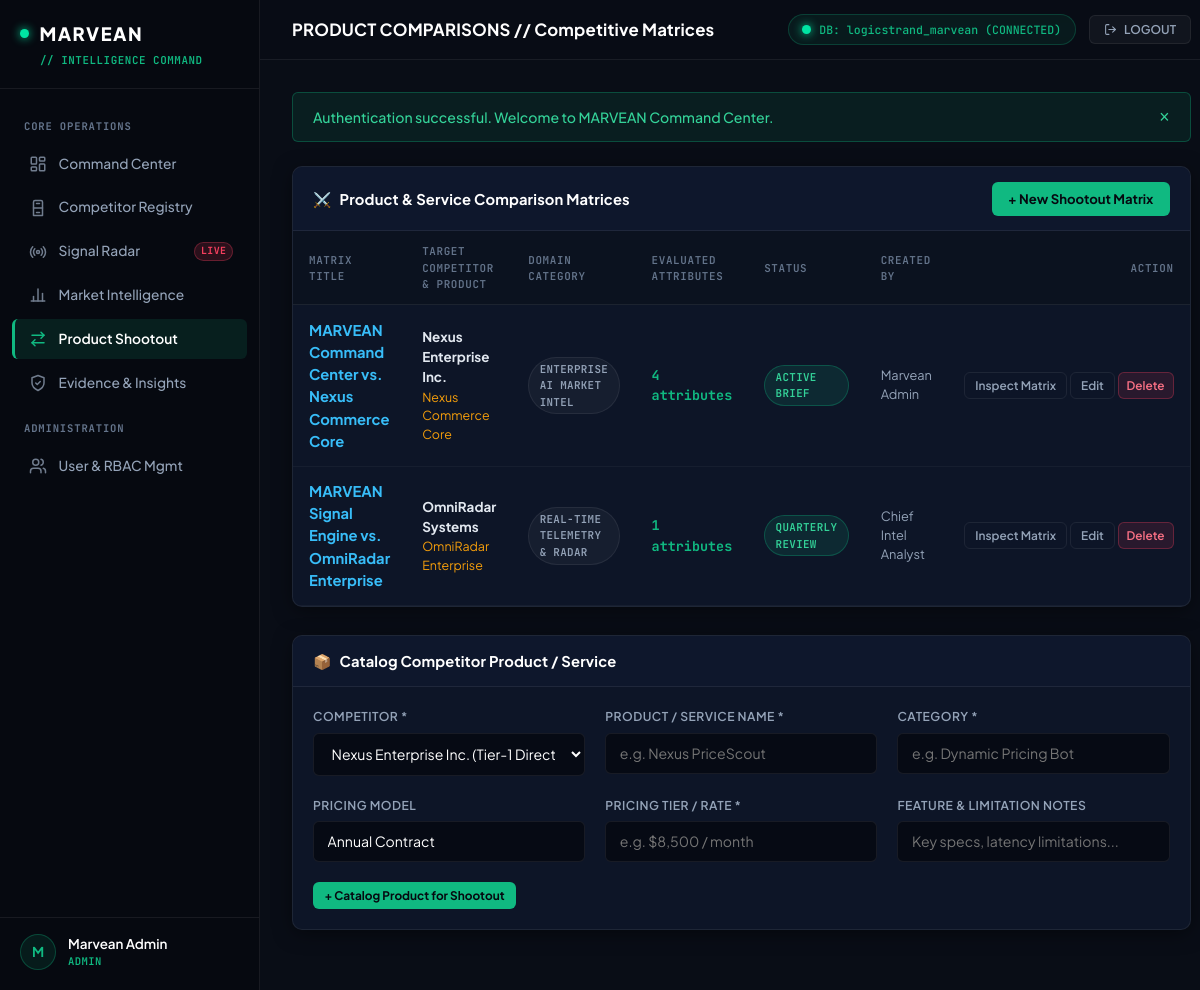
/product-comparisons (signed in), run on the app's committed database.
### tables this page shows
CREATE TABLE `product_comparisons` (
  `id` INT AUTO_INCREMENT PRIMARY KEY,
  `title` VARCHAR(200) NOT NULL,
  `target_product_id` INT NULL,
  `category` VARCHAR(100) NOT NULL,
  `status` ENUM('Active Brief', 'Quarterly Review', 'Archived') NOT NULL DEFAULT 'Active Brief',
  `notes` TEXT NULL,
  `created_by` INT NULL,
  `created_at` TIMESTAMP DEFAULT CURRENT_TIMESTAMP,
  `updated_at` TIMESTAMP DEFAULT CURRENT_TIMESTAMP ON UPDATE CURRENT_TIMESTAMP,
  CONSTRAINT `fk_pc_target_prod` FOREIGN KEY (`target_product_id`) REFERENCES `products`(`id`) ON DELETE SET NULL,
  CONSTRAINT `fk_pc_user` FOREIGN KEY (`created_by`) REFERENCES `users`(`id`) ON DELETE SET NULL
);

CREATE TABLE `competitors` (
  `id` INT AUTO_INCREMENT PRIMARY KEY,
  `name` VARCHAR(150) NOT NULL,
  `ticker` VARCHAR(20) NULL,
  `tier` ENUM('Tier-1 Direct', 'Tier-2 Emerging', 'Indirect Threat', 'Strategic Partner') NOT NULL DEFAULT 'Tier-1 Direct',
  `category` VARCHAR(100) NOT NULL,
  `website` VARCHAR(255) NULL,
  `market_cap` VARCHAR(50) NULL,
  `headquarters` VARCHAR(120) NULL,
  `threat_level` ENUM('Critical', 'High', 'Moderate', 'Low') NOT NULL DEFAULT 'High',
  `status` ENUM('Active Tracking', 'Under Audit', 'Archived') NOT NULL DEFAULT 'Active Tracking',
  `overview` TEXT NOT NULL,
  `created_by` INT NULL,
  `created_at` TIMESTAMP DEFAULT CURRENT_TIMESTAMP,
  `updated_at` TIMESTAMP DEFAULT CURRENT_TIMESTAMP ON UPDATE CURRENT_TIMESTAMP,
  CONSTRAINT `fk_comp_creator` FOREIGN KEY (`created_by`) REFERENCES `users`(`id`) ON DELETE SET NULL
);

CREATE TABLE `products` (
  `id` INT AUTO_INCREMENT PRIMARY KEY,
  `competitor_id` INT NOT NULL,
  `name` VARCHAR(150) NOT NULL,
  `category` VARCHAR(100) NOT NULL,
  `pricing_model` VARCHAR(100) NOT NULL DEFAULT 'Annual Contract / Seat',
  `pricing_tier` VARCHAR(100) NOT NULL DEFAULT '$5,000 / month',
  `status` ENUM('Active', 'Beta', 'Legacy', 'Deprecated') NOT NULL DEFAULT 'Active',
  `feature_summary` TEXT NOT NULL,
  `created_at` TIMESTAMP DEFAULT CURRENT_TIMESTAMP,
  `updated_at` TIMESTAMP DEFAULT CURRENT_TIMESTAMP ON UPDATE CURRENT_TIMESTAMP,
  CONSTRAINT `fk_prod_competitor` FOREIGN KEY (`competitor_id`) REFERENCES `competitors`(`id`) ON DELETE CASCADE
);

CREATE TABLE `users` (
  `id` INT AUTO_INCREMENT PRIMARY KEY,
  `name` VARCHAR(100) NOT NULL,
  `email` VARCHAR(150) NOT NULL UNIQUE,
  `password` VARCHAR(255) NOT NULL,
  `role` ENUM('admin', 'analyst', 'viewer') NOT NULL DEFAULT 'analyst',
  `status` ENUM('active', 'suspended') NOT NULL DEFAULT 'active',
  `last_login_at` DATETIME NULL,
  `created_at` TIMESTAMP DEFAULT CURRENT_TIMESTAMP,
  `updated_at` TIMESTAMP DEFAULT CURRENT_TIMESTAMP ON UPDATE CURRENT_TIMESTAMP
);

### views/product_comparisons/index.php (the view, shortened to what the rows shown need)
<div class="panel">
  <div class="panel-header">
    <div class="panel-title">
      <span>⚔️</span>
      <span>Product &amp; Service Comparison Matrices</span>
    </div>
    <div class="panel-actions">
      <a href="/product-comparisons/create" class="btn btn-teal">
        <span>+ New Shootout Matrix</span>
      </a>
    </div>
  </div>
  <div class="table-responsive">
    <table class="table" data-searchable-table>
      <thead>
        <tr>
          <th>Matrix Title</th>
          <th>Target Competitor &amp; Product</th>
          <th>Domain Category</th>
          <th>Evaluated Attributes</th>
          <th>Status</th>
          <th>Created By</th>
          <th style="text-align: right;">Action</th>
        </tr>
      </thead>
      <tbody>
        <?php if (empty($comparisons)): ?>
          <tr><td colspan="7" style="text-align: center; color: var(--text-muted); padding: 2rem;">No comparison shootouts configured.</td></tr>
        <?php else: ?>
          <?php foreach ($comparisons as $pc): ?>
            <tr>
              <td>
                <a href="/product-comparisons/<?= $pc['id'] ?>" style="font-weight: 700; font-size: 0.92rem;">
                  <?= htmlspecialchars($pc['title']) ?>
                </a>
              </td>
              <td>
                <?php if (!empty($pc['competitor_name'])): ?>
                  <strong><?= htmlspecialchars($pc['competitor_name']) ?></strong>
                  <div style="font-size: 0.78rem; color: var(--accent-yellow);">
                    <?= htmlspecialchars($pc['target_product_name'] ?? 'Product Suite') ?>
                  </div>
                <?php else: ?>
                  <span style="color: var(--text-muted);">Multi-Competitor Benchmark</span>
                <?php endif; ?>
              </td>
              <td><span class="badge badge-neutral"><?= htmlspecialchars($pc['category']) ?></span></td>
              <td style="font-family: var(--font-mono); font-weight: 700; color: var(--accent-teal);">
                <?= $pc['attributes_count'] ?> attributes
              </td>
              <td><span class="badge badge-verified"><?= htmlspecialchars($pc['status']) ?></span></td>
              <td style="font-size: 0.8rem; color: var(--text-muted);"><?= htmlspecialchars($pc['creator_name'] ?? 'Analyst') ?></td>
              <td style="text-align: right; white-space: nowrap;">
                <a href="/product-comparisons/<?= $pc['id'] ?>" class="btn btn-outline btn-sm">Inspect Matrix</a>
                <a href="/product-comparisons/<?= $pc['id'] ?>/edit" class="btn btn-outline btn-sm">Edit</a>
                <form method="POST" action="/product-comparisons/<?= $pc['id'] ?>/delete" style="display: inline-block; margin: 0;" data-confirm="Delete comparison matrix?">
                  <button type="submit" class="btn btn-red btn-sm" style="padding: 0.3rem 0.5rem;">Delete</button>
                </form>
              </td>
            </tr>
          <?php endforeach; ?>
        <?php endif; ?>
      </tbody>
    </table>
  </div>
</div>
<div class="panel">
  <div class="panel-header">
    <div class="panel-title">
      <span>📦</span>
      <span>Catalog Competitor Product / Service</span>
    </div>
  </div>
  <div class="panel-body">
    <form method="POST" action="/products">
      <div class="form-row">
        <div class="form-group">
          <label class="form-label">Competitor *</label>
          <select name="competitor_id" class="form-control" required>
            <?php foreach ($competitors as $c): ?>
              <option value="<?= $c['id'] ?>"><?= htmlspecialchars($c['name']) ?> (<?= htmlspecialchars($c['tier']) ?>)</option>
            <?php endforeach; ?>
          </select>
        </div>
        <div class="form-group">
          <label class="form-label">Product / Service Name *</label>
          <input type="text" name="name" class="form-control" placeholder="e.g. Nexus PriceScout" required>
        </div>
        <div class="form-group">
          <label class="form-label">Category *</label>
          <input type="text" name="category" class="form-control" placeholder="e.g. Dynamic Pricing Bot" required>
        </div>
      </div>
      <div class="form-row">
        <div class="form-group">
          <label class="form-label">Pricing Model</label>
          <input type="text" name="pricing_model" class="form-control" placeholder="e.g. Seat-based, Consumption, Annual Contract" value="Annual Contract">
        </div>
        <div class="form-group">
          <label class="form-label">Pricing Tier / Rate *</label>
          <input type="text" name="pricing_tier" class="form-control" placeholder="e.g. $8,500 / month" required>
        </div>
        <div class="form-group">
          <label class="form-label">Feature &amp; Limitation Notes</label>
          <input type="text" name="feature_summary" class="form-control" placeholder="Key specs, latency limitations...">
        </div>
      </div>
      <button type="submit" class="btn btn-teal btn-sm">+ Catalog Product for Shootout</button>
    </form>
  </div>
</div>

### app/Core/Router.php (shortened to what the rows shown need)
<?php
class Router {
    private array $routes = [];
    private function addRoute(string $method, string $path, array $handler, array $middlewares): void {
        $this->routes[] = [
            'method'      => $method,
            'path'        => rtrim($path, '/') ?: '/',
            'handler'     => $handler,
            'middlewares' => $middlewares
        ];
    }
    public function dispatch(): void {
        $method = $_SERVER['REQUEST_METHOD'] ?? 'GET';
        $uri = parse_url($_SERVER['REQUEST_URI'] ?? '/', PHP_URL_PATH);
        $uri = rtrim($uri, '/') ?: '/';
        foreach ($this->routes as $route) {
            if ($route['method'] !== $method) continue;
            $pattern = preg_replace('/\{([a-zA-Z0-9_]+)\}/', '(?P<$1>[^/]+)', $route['path']);
            $pattern = "#^{$pattern}$#";
            if (preg_match($pattern, $uri, $matches)) {
                $params = array_filter($matches, 'is_string', ARRAY_FILTER_USE_KEY);
                [$controllerClass, $action] = $route['handler'];
                $controller = new $controllerClass();
                call_user_func_array([$controller, $action], array_values($params));
                return;
            }
        }
    }
}

### data on the page
product_comparisons: title "MARVEAN Command Center vs. Nexus Commerce Core", competitors.name "Nexus Enterprise Inc.", target_product.name "Nexus Commerce Core", category "ENTERPRISE AI MARKET INTEL", attributes_count "4", status "ACTIVE BRIEF", created_by.name "Marvean Admin"
product_comparisons: title "MARVEAN Signal Engine vs. OmniRadar Enterprise", competitors.name "OmniRadar Systems", target_product.name "OmniRadar Enterprise", category "REAL-TIME TELEMETRY & RADAR", attributes_count "1", status "QUARTERLY REVIEW", created_by.name "Chief Intel Analyst"

### other printed values
form field competitor_id "Nexus Enterprise Inc. (Tier-1 Direct)"
